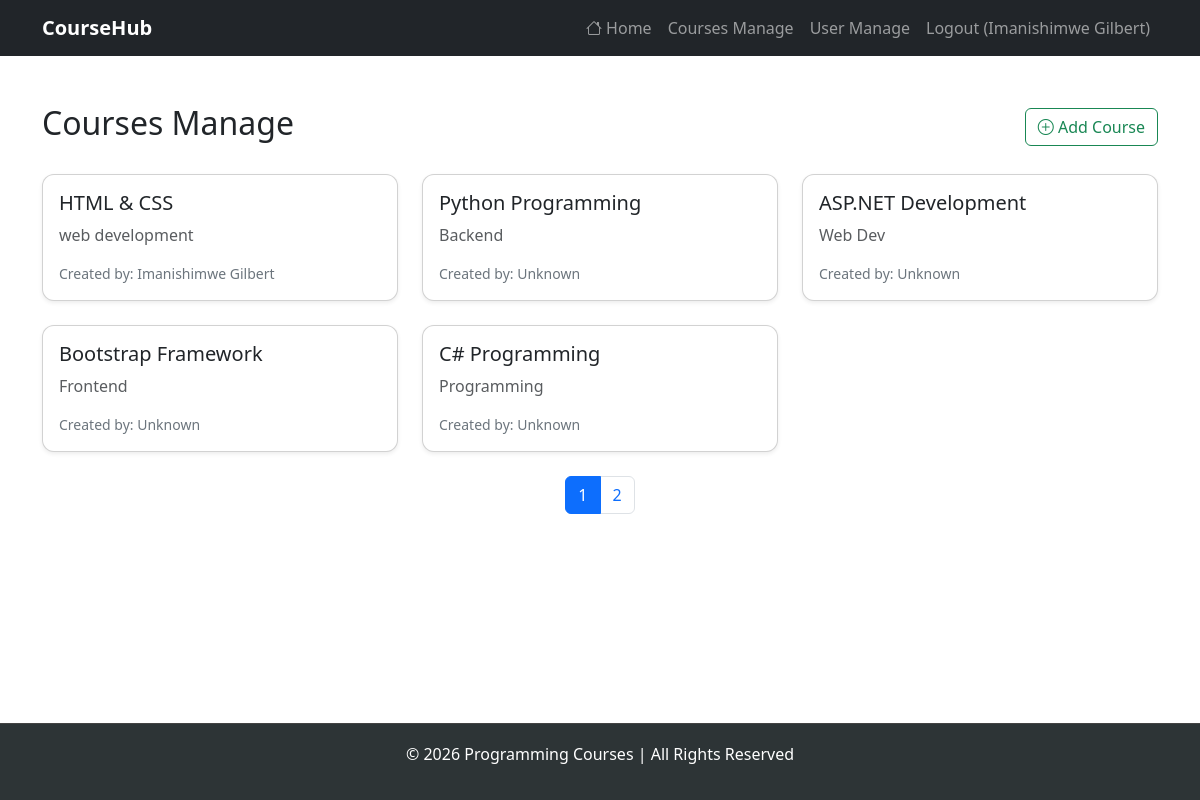
The app's page /Elearning2/admin/admin_dashboard.php (signed in) with its own data.
### tables this page shows
CREATE TABLE `courses` (
  `id` int(11) NOT NULL,
  `name` varchar(255) NOT NULL,
  `description` text NOT NULL,
  `category` varchar(50) DEFAULT NULL,
  `youtube_link` varchar(255) DEFAULT NULL,
  `image_url` varchar(255) NOT NULL,
  `created_by` int(11) DEFAULT NULL,
  `created_at` timestamp NOT NULL DEFAULT current_timestamp()
);

CREATE TABLE `users` (
  `id` int(11) NOT NULL,
  `full_name` varchar(255) NOT NULL,
  `email` varchar(255) NOT NULL,
  `password` varchar(100) NOT NULL,
  `role` enum('student','admin') NOT NULL DEFAULT 'student',
  `created_at` timestamp NOT NULL DEFAULT current_timestamp(),
  `status` enum('active','blocked') NOT NULL DEFAULT 'active'
);

### Elearning2/admin/admin_dashboard.php (the view, shortened to what this page needs)
<?php
require '../connection/db.php';
$limit = 5;
$page = intval($_GET['page'] ?? 1);
$start = ($page - 1) * $limit;
$totalResult = $conn->query("SELECT COUNT(*) AS total FROM courses");
$totalRow = $totalResult->fetch_assoc();
$totalCourses = $totalRow['total'];
$totalPages = ceil($totalCourses / $limit);
$sql = "SELECT courses.*, users.full_name AS creator
        FROM courses
        LEFT JOIN users ON courses.created_by = users.id
        ORDER BY created_at DESC
        LIMIT ?, ?";
$stmt = $conn->prepare($sql);
$stmt->bind_param("ii", $start, $limit);
$stmt->execute();
$result = $stmt->get_result();
?>
<!DOCTYPE html>
<html lang="en">
<head>
    <link href="https://cdn.jsdelivr.net/npm/bootstrap@5.3.2/dist/css/bootstrap.min.css" rel="stylesheet">
    <link rel="stylesheet" href="https://cdn.jsdelivr.net/npm/bootstrap-icons@1.11.1/font/bootstrap-icons.css">
</head>
<body>
    <?php include '../headers/header.php'; ?>
    <div class="container mt-5">
        <div class="d-flex justify-content-between align-items-center mb-4">
            <h2>Courses Manage</h2>
            <button class="btn btn-outline-success" data-bs-toggle="modal" data-bs-target="#addCourseModal">
                <i class="bi bi-plus-circle"></i> Add Course
            </button>
        </div>
        <div class="row g-4">
            <?php while ($course = $result->fetch_assoc()): ?>
                <div class="col-md-6 col-lg-4">
                    <div class="card h-100 shadow-sm course-card"
                        data-bs-toggle="modal" data-bs-target="#courseModal"
                        data-id="<?= $course['id'] ?>"
                        data-name="<?= htmlspecialchars($course['name']) ?>"
                        data-description="<?= htmlspecialchars($course['description']) ?>"
                        data-category="<?= htmlspecialchars($course['category']) ?>"
                        data-youtube="<?= htmlspecialchars($course['youtube_link']) ?>"
                        data-image="<?= htmlspecialchars($course['image_url']) ?>"
                        data-creator="<?= htmlspecialchars($course['creator'] ?? 'Unknown') ?>"
                        data-created="<?= $course['created_at'] ?>">
                        <div class="card-body d-flex flex-column justify-content-between">
                            <h5 class="card-title"><?= htmlspecialchars($course['name']) ?></h5>
                            <p class="card-text text-muted"><?= htmlspecialchars($course['category']) ?></p>
                            <small class="text-secondary mt-auto">Created by: <?= htmlspecialchars($course['creator'] ?? 'Unknown') ?></small>
                        </div>
                    </div>
                </div>
            <?php endwhile; ?>
        </div>
        <nav class="mt-4">
            <ul class="pagination justify-content-center">
                <?php for ($i = 1; $i <= $totalPages; $i++): ?>
                    <li class="page-item <?= ($i == $page) ? 'active' : '' ?>">
                        <a class="page-link" href="?page=<?= $i ?>"><?= $i ?></a>
                    </li>
                <?php endfor; ?>
            </ul>
        </nav>
    </div>
    <?php include '../headers/footer.php'; ?>
</body>
</html>

### Elearning2/admin/admin_dashboard.php (style rules this page uses)
.course-card { border-radius: 12px; transition: transform 0.2s, box-shadow 0.2s; cursor: pointer; }

### Elearning2/headers/footer.php (style rules this page uses)
html, body { height: 100%; margin: 0; display: flex; flex-direction: column; }

### records on screen
courses: name "HTML & CSS", category "web development", created_by.full_name "Imanishimwe Gilbert"
courses: name "Python Programming", category "Backend", creator "Unknown"
courses: name "ASP.NET Development", category "Web Dev", creator "Unknown"
courses: name "Bootstrap Framework", category "Frontend", creator "Unknown"
courses: name "C# Programming", category "Programming", creator "Unknown"

### other values on screen
$_SESSION['full_name'] "Imanishimwe Gilbert"
